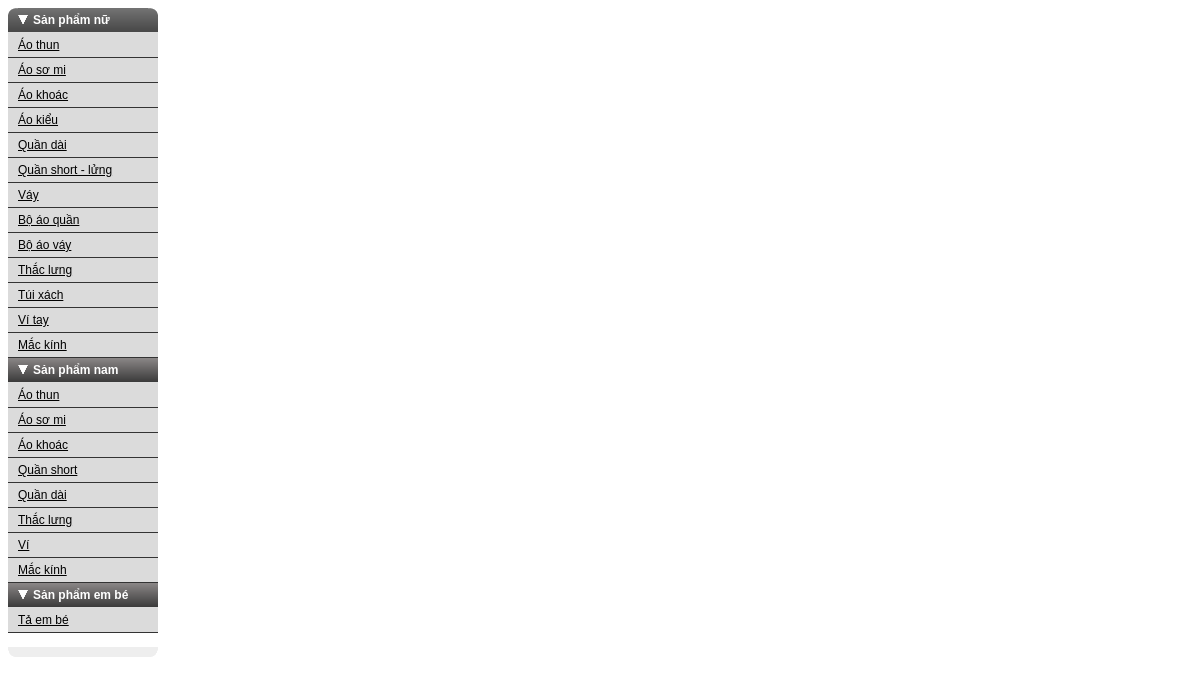
Page /sdmenu/sdmenu.php on the committed database.
### tables this page shows
CREATE TABLE IF NOT EXISTS `webtm_chungloaisp` (
  `idCL` int(12) NOT NULL AUTO_INCREMENT,
  `TenCL` varchar(100) NOT NULL,
  PRIMARY KEY (`idCL`)
);

CREATE TABLE IF NOT EXISTS `webtm_loaisp` (
  `idLoai` int(12) NOT NULL AUTO_INCREMENT,
  `idCL` int(12) NOT NULL DEFAULT '0',
  `TenLoai` varchar(100) NOT NULL,
  `AnHien` int(1) NOT NULL DEFAULT '1',
  PRIMARY KEY (`idLoai`)
);

### sdmenu/sdmenu.php (the view, shortened to what this page needs)
<!DOCTYPE html PUBLIC "-//W3C//DTD XHTML 1.0 Strict//EN" "http://www.w3.org/TR/xhtml1/DTD/xhtml1-strict.dtd">
<html xmlns="http://www.w3.org/1999/xhtml">
  <head>
	<link rel="stylesheet" type="text/css" href="sdmenu.css" />
  </head>
  <body>
    <div style="float: left" id="my_menu" class="sdmenu">
	  <?php
	  	include('dbcon.php');
		$s='select * from webtm_chungloaisp';
		$kq1=mysql_query($s,$link);
		while($d1=mysql_fetch_array($kq1)) {
			$idcl= $d1['idCL'];
			?>
            <div>
            	<span><?php echo $d1['TenCL']; ?></span>
                <?php
				$t="select * from webtm_loaisp where idCL='$idcl'";
				$kq2=mysql_query($t,$link);
				 while($d2=mysql_fetch_array($kq2)) {
				?>
                	<a href="#"><?php echo $d2['TenLoai']; ?></a>
                <?php
				}
				?>
            </div>
        <?php } ?>
    </div>
  </body>
</html>

### sdmenu/sdmenu.css (style rules this page uses)
div.sdmenu { width: 150px; font-family: Arial, sans-serif; font-size: 12px; padding-bottom: 10px; background: url(bottom.gif) no-repeat right bottom; color: #fff; }
div.sdmenu div { background: url(title.gif) repeat-x; overflow: hidden; }
div.sdmenu div:first-child { background: url(toptitle.gif) no-repeat; }
div.sdmenu div span { display: block; padding: 5px 25px; font-weight: bold; color: white; background: url(expanded.gif) no-repeat 10px center; cursor: default; border-bottom: 1px solid #ddd; }
div.sdmenu div a { padding: 5px 10px; background: #DBDBDB; display: block; border-bottom: 1px solid #333; color: #000; }

### rows in the picture
webtm_chungloaisp: TenCL "Sản phẩm nữ"
webtm_loaisp: TenLoai "Áo thun"
webtm_loaisp: TenLoai "Áo sơ mi"
webtm_loaisp: TenLoai "Áo khoác"
webtm_loaisp: TenLoai "Áo kiểu"
webtm_loaisp: TenLoai "Quần dài"
webtm_loaisp: TenLoai "Quần short - lửng"
webtm_loaisp: TenLoai "Váy"
webtm_loaisp: TenLoai "Bộ áo quần"
webtm_loaisp: TenLoai "Bộ áo váy"
webtm_loaisp: TenLoai "Thắc lưng"
webtm_loaisp: TenLoai "Túi xách"
webtm_loaisp: TenLoai "Ví tay"
webtm_loaisp: TenLoai "Mắc kính"
webtm_chungloaisp: TenCL "Sản phẩm nam"
webtm_loaisp: TenLoai "Áo thun"
webtm_loaisp: TenLoai "Áo sơ mi"
webtm_loaisp: TenLoai "Áo khoác"
webtm_loaisp: TenLoai "Quần short"
webtm_loaisp: TenLoai "Quần dài"
webtm_loaisp: TenLoai "Thắc lưng"
webtm_loaisp: TenLoai "Ví"
webtm_loaisp: TenLoai "Mắc kính"
webtm_chungloaisp: TenCL "Sản phẩm em bé"
webtm_loaisp: TenLoai "Tả em bé"
